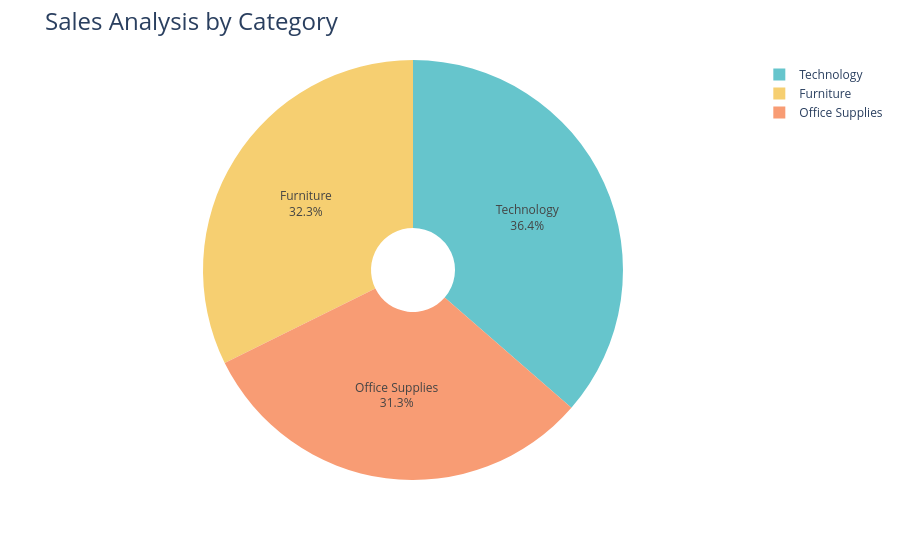

Write notebook code for a chart like this one.
### Code cell
fig= px.pie(sales_by_category, 
            values = 'Sales',
            names = 'Category' ,
            hole =0.2,
            color_discrete_sequence= px.colors.qualitative.Pastel)
fig.update_traces(textposition='inside', textinfo= 'percent+label')
fig.update_layout(title_text='Sales Analysis by Category',title_font=dict(size=24))
fig.show()

### Figure 1 — Plotly figure (JSON) as saved in the notebook; plotly's stock layout.template omitted (floating-point values rounded to 4 significant figures)
{"data": [{"domain": {"x": [0, 1], "y": [0, 1]}, "hole": 0.2, "hovertemplate": "Category=%{label}<br>Sales=%{value}<extra></extra>", "labels": ["Furniture", "Office Supplies", "Technology"], "legendgroup": "", "name": "", "showlegend": true, "textinfo": "percent+label", "textposition": "inside", "type": "pie", "values": [742000.0, 719000.0, 836200.0]}], "layout": {"legend": {"tracegroupgap": 0}, "margin": {"t": 60}, "piecolorway": ["rgb(102, 197, 204)", "rgb(246, 207, 113)", "rgb(248, 156, 116)", "rgb(220, 176, 242)", "rgb(135, 197, 95)", "rgb(158, 185, 243)", "rgb(254, 136, 177)", "rgb(201, 219, 116)", "rgb(139, 224, 164)", "rgb(180, 151, 231)", "rgb(179, 179, 179)"], "title": {"font": {"size": 24}, "text": "Sales Analysis by Category"}}}
